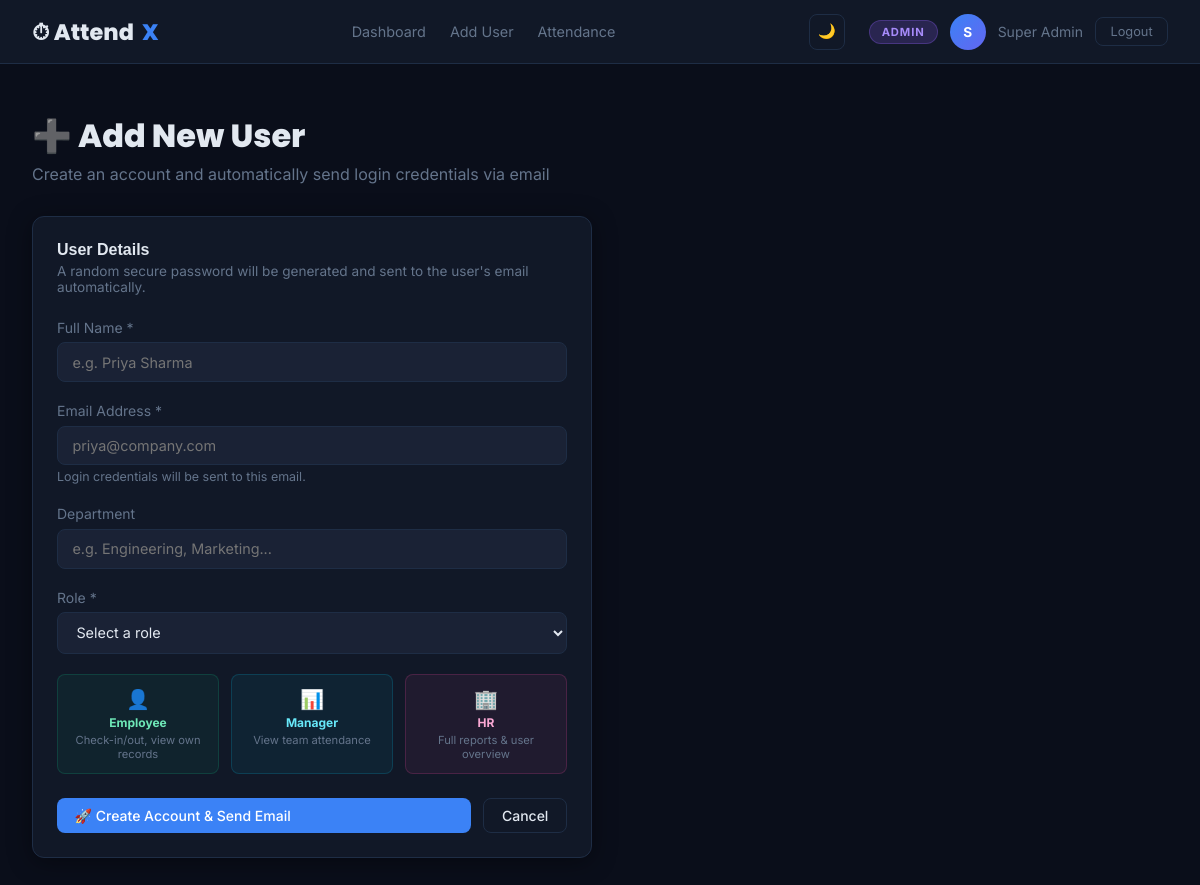
The page /admin/add-user (signed in) on the database its author committed.
### app.py (models this page shows, shortened)
class User(db.Model):
    __tablename__ = 'users'
    id            = db.Column(db.Integer, primary_key=True)
    name          = db.Column(db.String(120), nullable=False)
    email         = db.Column(db.String(120), unique=True, nullable=False)
    department    = db.Column(db.String(100))
    role          = db.Column(db.String(20), nullable=False, default=RoleEnum.EMPLOYEE)
    password_hash = db.Column(db.String(256), nullable=False)
    is_active     = db.Column(db.Boolean, default=True)
    created_at    = db.Column(db.DateTime, default=datetime.utcnow)
    attendances   = db.relationship('Attendance', backref='user', lazy=True)
    @property
    def is_authenticated(self): return True

### app.py (the view, shortened to what this page needs)
@app.route('/admin/add-user', methods=['GET', 'POST'])
@login_required
def admin_add_user():
    if current_user.role != RoleEnum.ADMIN:
        flash('Access denied.', 'danger')
        return redirect(url_for('login'))
    return render_template('admin/add_user.html')

### app.py (called while the page is built)
@login_manager.user_loader
def load_user(user_id):
    return User.query.get(int(user_id))

### templates/admin/add_user.html (shortened to what this page needs)
{% extends "base.html" %}
{% block nav_links %}
  <a href="{{ url_for('admin_dashboard') }}">Dashboard</a>
  <a href="{{ url_for('admin_add_user') }}">Add User</a>
  <a href="{{ url_for('admin_attendance') }}">Attendance</a>
{% endblock %}
{% block content %}
<div class="page">
  <div class="page-header">
    <h1>➕ Add New User</h1>
    <p>Create an account and automatically send login credentials via email</p>
  </div>
  <div style="max-width:560px;">
    <div class="card">
      <div style="margin-bottom:1.5rem;">
        <h3 style="font-family:'Syne',sans-serif; font-size:1rem; margin-bottom:.25rem;">User Details</h3>
        <p style="color:var(--muted); font-size:.85rem;">
          A random secure password will be generated and sent to the user's email automatically.
        </p>
      </div>
      <form method="POST" action="{{ url_for('admin_add_user') }}">
        <div class="form-group">
          <label>Full Name *</label>
          <input type="text" name="name" class="form-control" placeholder="e.g. Priya Sharma" required/>
        </div>
        <div class="form-group">
          <label>Email Address *</label>
          <input type="email" name="email" class="form-control" placeholder="priya@company.com" required/>
          <small style="color:var(--muted); font-size:.78rem;">Login credentials will be sent to this email.</small>
        </div>
        <div class="form-group">
          <label>Department</label>
          <input type="text" name="department" class="form-control" placeholder="e.g. Engineering, Marketing..."/>
        </div>
        <div class="form-group">
          <label>Role *</label>
          <select name="role" class="form-control" required>
            <option value="" disabled selected>Select a role</option>
          </select>
        </div>
        <div style="display:grid; grid-template-columns:repeat(3,1fr); gap:.75rem; margin-bottom:1.5rem;">
          <div style="background:rgba(16,185,129,.07); border:1px solid rgba(16,185,129,.2);
                      border-radius:8px; padding:.75rem; text-align:center;">
            <div style="font-size:1.2rem;">👤</div>
            <div style="font-size:.75rem; font-weight:700; color:#6ee7b7; margin:.25rem 0 .2rem;">Employee</div>
            <div style="font-size:.7rem; color:var(--muted);">Check-in/out, view own records</div>
          </div>
          <div style="background:rgba(6,182,212,.07); border:1px solid rgba(6,182,212,.2);
                      border-radius:8px; padding:.75rem; text-align:center;">
            <div style="font-size:1.2rem;">📊</div>
            <div style="font-size:.75rem; font-weight:700; color:#67e8f9; margin:.25rem 0 .2rem;">Manager</div>
            <div style="font-size:.7rem; color:var(--muted);">View team attendance</div>
          </div>
          <div style="background:rgba(236,72,153,.07); border:1px solid rgba(236,72,153,.2);
                      border-radius:8px; padding:.75rem; text-align:center;">
            <div style="font-size:1.2rem;">🏢</div>
            <div style="font-size:.75rem; font-weight:700; color:#f9a8d4; margin:.25rem 0 .2rem;">HR</div>
            <div style="font-size:.7rem; color:var(--muted);">Full reports & user overview</div>
          </div>
        </div>
        <div style="display:flex; gap:.75rem;">
          <button type="submit" class="btn btn-primary" style="flex:1;">
            🚀 Create Account & Send Email
          </button>
          <a href="{{ url_for('admin_dashboard') }}" class="btn btn-outline">Cancel</a>
        </div>
      </form>
    </div>
  </div>
</div>
{% endblock %}

### templates/base.html (shortened to what this page needs)
<!DOCTYPE html>
<html lang="en">
<head>
</head>
<body>
{% if current_user.is_authenticated %}
<nav class="navbar">
  <div class="navbar-brand">⏱ Attend<span>X</span></div>
  <div class="nav-links">
    {% block nav_links %}{% endblock %}
  </div>
  <div class="nav-user">
    <button class="theme-toggle" id="themeToggle" title="Toggle dark/light theme">
      <span id="themeIcon">🌙</span>
    </button>
    <span class="role-badge role-{{ current_user.role }}">{{ current_user.role }}</span>
    <div class="avatar">{{ current_user.name[0].upper() }}</div>
    <span style="font-size:.875rem; color:var(--muted)">{{ current_user.name }}</span>
    <a href="{{ url_for('logout') }}" class="btn-logout">Logout</a>
  </div>
</nav>
{% endif %}
<div class="alerts">
</div>
{% block content %}{% endblock %}
</body>
</html>

### templates/base.html (style rules this page uses)
:root { --bg: #0a0e1a; --surface: #111827; --surface2: #1a2235; --border: #1e2d45; --text: #e2e8f0; --muted: #64748b; --accent: #3b82f6; --accent2: #6366f1; --success: #10b981; --warning: #f59e0b; --danger: #ef4444; --admin: #8b5cf6; --manager: #06b6d4; --hr: #ec4899; --employee: #10b981; --radius: 12px; --shadow: 0 4px 24px rgba(0,0,0,.4); }
* { box-sizing:border-box; margin:0; padding:0; }
body { font-family:'Inter',sans-serif; background:var(--bg); color:var(--text); min-height:100vh; transition:background-color .3s ease, color .3s ease; }
a { color:var(--accent); text-decoration:none; }
.navbar { background:var(--surface); border-bottom:1px solid var(--border); padding:0 2rem; display:flex; align-items:center; justify-content:space-between; height:64px; position:sticky; top:0; z-index:100; backdrop-filter:blur(12px); }
.navbar-brand { font-family:'Poppins',sans-serif; font-weight:800; font-size:1.4rem; color:var(--text); display:flex; align-items:center; gap:.5rem; }
.navbar-brand span { color:var(--accent); }
.role-badge { padding:.25rem .75rem; border-radius:99px; font-size:.7rem; font-weight:700; letter-spacing:.08em; text-transform:uppercase; }
.role-admin { background:rgba(139,92,246,.2); color:#a78bfa; border:1px solid rgba(139,92,246,.3); }
.nav-links { display:flex; align-items:center; gap:1.5rem; }
.nav-links a { color:var(--muted); font-size:.9rem; transition:color .2s; }
.nav-user { display:flex; align-items:center; gap:.75rem; }
.avatar { width:36px; height:36px; border-radius:50%; background:linear-gradient(135deg,var(--accent),var(--accent2)); display:flex; align-items:center; justify-content:center; font-weight:700; font-size:.85rem; color:#fff; }
.btn-logout { background:transparent; border:1px solid var(--border); color:var(--muted); padding:.4rem .9rem; border-radius:8px; cursor:pointer; font-size:.8rem; transition:all .2s; }
.alerts { padding:1rem 2rem 0; }
.page { padding:2rem; max-width:1300px; margin:0 auto; }
.page-header { margin-bottom:2rem; }
.page-header h1 { font-family:'Poppins',sans-serif; font-weight:800; font-size:2rem; }
.page-header p { color:var(--muted); margin-top:.25rem; }
.card { background:var(--surface); border:1px solid var(--border); border-radius:var(--radius); padding:1.5rem; box-shadow:var(--shadow); }
.btn { display:inline-flex; align-items:center; gap:.4rem; padding:.5rem 1.1rem; border-radius:8px; font-size:.875rem; font-weight:500; cursor:pointer; border:none; transition:all .2s; font-family:'Inter',sans-serif; }
.btn-primary { background:var(--accent); color:#fff; }
.btn-outline { background:transparent; border:1px solid var(--border); color:var(--text); }
.form-group { margin-bottom:1.25rem; }
.form-group label { display:block; font-size:.875rem; color:var(--muted); margin-bottom:.4rem; }
.form-control { width:100%; padding:.65rem .9rem; background:var(--surface2); border:1px solid var(--border); border-radius:8px; color:var(--text); font-size:.9rem; font-family:'Inter',sans-serif; transition:border-color .2s; outline:none; }
select.form-control option { background:var(--surface2); }
.theme-toggle { background:transparent; border:1px solid var(--border); color:var(--muted); padding:.4rem .6rem; border-radius:8px; cursor:pointer; font-size:.9rem; transition:all .2s; display:flex; align-items:center; justify-content:center; width:36px; height:36px; margin-right:.75rem; }

### rows shown on the page
User: role "ADMIN", name "S", name "Super Admin"
